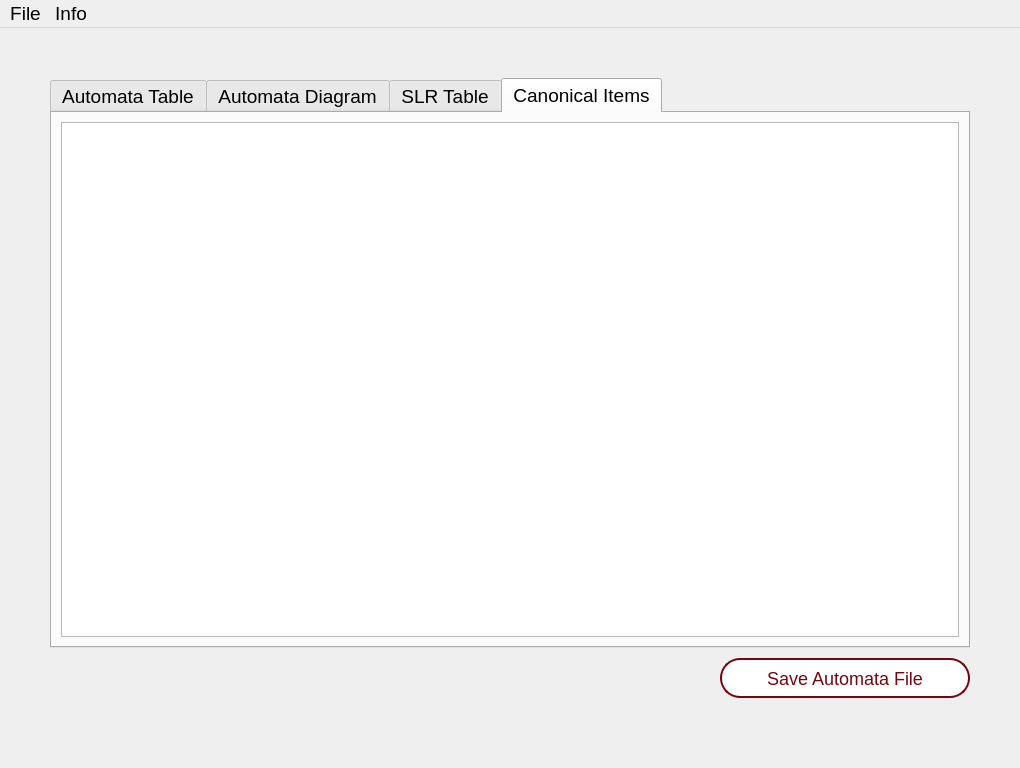
<?xml version="1.0" encoding="UTF-8"?>
<ui version="4.0">
 <class>MainWindow</class>
 <widget class="QMainWindow" name="MainWindow">
  <property name="geometry">
   <rect>
    <x>0</x>
    <y>0</y>
    <width>1020</width>
    <height>768</height>
   </rect>
  </property>
  <property name="sizePolicy">
   <sizepolicy hsizetype="Expanding" vsizetype="Expanding">
    <horstretch>0</horstretch>
    <verstretch>0</verstretch>
   </sizepolicy>
  </property>
  <property name="windowTitle">
   <string>Lexterminator</string>
  </property>
  <property name="windowIcon">
   <iconset>
    <normaloff>resources/icon-resized.png</normaloff>resources/icon-resized.png</iconset>
  </property>
  <widget class="QWidget" name="centralwidget">
   <property name="sizePolicy">
    <sizepolicy hsizetype="Expanding" vsizetype="Expanding">
     <horstretch>0</horstretch>
     <verstretch>0</verstretch>
    </sizepolicy>
   </property>
   <layout class="QVBoxLayout" name="verticalLayout">
    <property name="spacing">
     <number>10</number>
    </property>
    <property name="sizeConstraint">
     <enum>QLayout::SetMinAndMaxSize</enum>
    </property>
    <property name="leftMargin">
     <number>50</number>
    </property>
    <property name="topMargin">
     <number>50</number>
    </property>
    <property name="rightMargin">
     <number>50</number>
    </property>
    <property name="bottomMargin">
     <number>50</number>
    </property>
    <item>
     <widget class="QTabWidget" name="tabWidget">
      <property name="enabled">
       <bool>true</bool>
      </property>
      <property name="font">
       <font>
        <pointsize>14</pointsize>
       </font>
      </property>
      <property name="styleSheet">
       <string notr="true">QTabWidget
{
border: solid #730710; 
border-width: 1px;
}</string>
      </property>
      <property name="currentIndex">
       <number>3</number>
      </property>
      <widget class="QWidget" name="AutomataTable">
       <property name="sizePolicy">
        <sizepolicy hsizetype="Expanding" vsizetype="Expanding">
         <horstretch>0</horstretch>
         <verstretch>0</verstretch>
        </sizepolicy>
       </property>
       <attribute name="title">
        <string>Automata Table</string>
       </attribute>
       <layout class="QHBoxLayout" name="verticalLayout_2">
        <item>
         <widget class="QTableWidget" name="automataTable"/>
        </item>
       </layout>
      </widget>
      <widget class="QWidget" name="AutomataDiagram">
       <attribute name="title">
        <string>Automata Diagram</string>
       </attribute>
       <layout class="QHBoxLayout" name="horizontalLayout_2">
        <item>
         <widget class="ZoomableGraphicsView" name="automataDiagram"/>
        </item>
       </layout>
      </widget>
      <widget class="QWidget" name="SLRTable">
       <property name="sizePolicy">
        <sizepolicy hsizetype="Expanding" vsizetype="Expanding">
         <horstretch>0</horstretch>
         <verstretch>0</verstretch>
        </sizepolicy>
       </property>
       <property name="maximumSize">
        <size>
         <width>916</width>
         <height>16777215</height>
        </size>
       </property>
       <attribute name="title">
        <string>SLR Table</string>
       </attribute>
       <layout class="QVBoxLayout" name="verticalLayout_3">
        <item>
         <widget class="QTableWidget" name="slrTable"/>
        </item>
       </layout>
      </widget>
      <widget class="QWidget" name="SLRItems">
       <property name="maximumSize">
        <size>
         <width>916</width>
         <height>545</height>
        </size>
       </property>
       <attribute name="title">
        <string>Canonical Items</string>
       </attribute>
       <layout class="QVBoxLayout" name="verticalLayout_4">
        <item>
         <widget class="ZoomableGraphicsView" name="slrItems"/>
        </item>
       </layout>
      </widget>
     </widget>
    </item>
    <item alignment="Qt::AlignRight">
     <widget class="QWidget" name="widget" native="true">
      <property name="sizePolicy">
       <sizepolicy hsizetype="Fixed" vsizetype="Fixed">
        <horstretch>0</horstretch>
        <verstretch>0</verstretch>
       </sizepolicy>
      </property>
      <property name="minimumSize">
       <size>
        <width>500</width>
        <height>20</height>
       </size>
      </property>
      <layout class="QHBoxLayout" name="horizontalLayout">
       <property name="spacing">
        <number>0</number>
       </property>
       <property name="leftMargin">
        <number>0</number>
       </property>
       <property name="topMargin">
        <number>0</number>
       </property>
       <property name="rightMargin">
        <number>0</number>
       </property>
       <property name="bottomMargin">
        <number>20</number>
       </property>
       <item alignment="Qt::AlignRight">
        <widget class="QPushButton" name="saveButton">
         <property name="sizePolicy">
          <sizepolicy hsizetype="Fixed" vsizetype="Preferred">
           <horstretch>0</horstretch>
           <verstretch>0</verstretch>
          </sizepolicy>
         </property>
         <property name="minimumSize">
          <size>
           <width>250</width>
           <height>40</height>
          </size>
         </property>
         <property name="cursor">
          <cursorShape>PointingHandCursor</cursorShape>
         </property>
         <property name="styleSheet">
          <string notr="true">
QPushButton
{
border-radius: 20px;
border: solid #730710; 
border-width: 2px;
color: #730710;
background-color:white;
font-size: 18px;
}

QPushButton:hover
{
	color: #DA1323;
	border: solid #DA1323;
	border-width: 2px;
}</string>
         </property>
         <property name="text">
          <string>Save Automata File</string>
         </property>
        </widget>
       </item>
      </layout>
     </widget>
    </item>
   </layout>
  </widget>
  <widget class="QMenuBar" name="menuBar">
   <property name="geometry">
    <rect>
     <x>0</x>
     <y>0</y>
     <width>1020</width>
     <height>27</height>
    </rect>
   </property>
   <property name="font">
    <font>
     <pointsize>14</pointsize>
    </font>
   </property>
   <property name="nativeMenuBar">
    <bool>true</bool>
   </property>
   <widget class="QMenu" name="menuFile">
    <property name="font">
     <font>
      <pointsize>14</pointsize>
     </font>
    </property>
    <property name="title">
     <string>File</string>
    </property>
    <addaction name="actionOpen_file_to_recognize"/>
    <addaction name="actionClose"/>
   </widget>
   <widget class="QMenu" name="menuInfo">
    <property name="title">
     <string>Info</string>
    </property>
    <addaction name="actionAbout"/>
   </widget>
   <addaction name="menuFile"/>
   <addaction name="menuInfo"/>
  </widget>
  <action name="actionOpen_file_to_recognize">
   <property name="text">
    <string>Open file to recognize</string>
   </property>
  </action>
  <action name="actionClose">
   <property name="text">
    <string>Close</string>
   </property>
  </action>
  <action name="actionAbout">
   <property name="text">
    <string>About</string>
   </property>
  </action>
 </widget>
 <customwidgets>
  <customwidget>
   <class>ZoomableGraphicsView</class>
   <extends>QGraphicsView</extends>
   <header>src.view.utils.zoomable_graphics_view</header>
  </customwidget>
 </customwidgets>
 <resources/>
 <connections/>
</ui>
